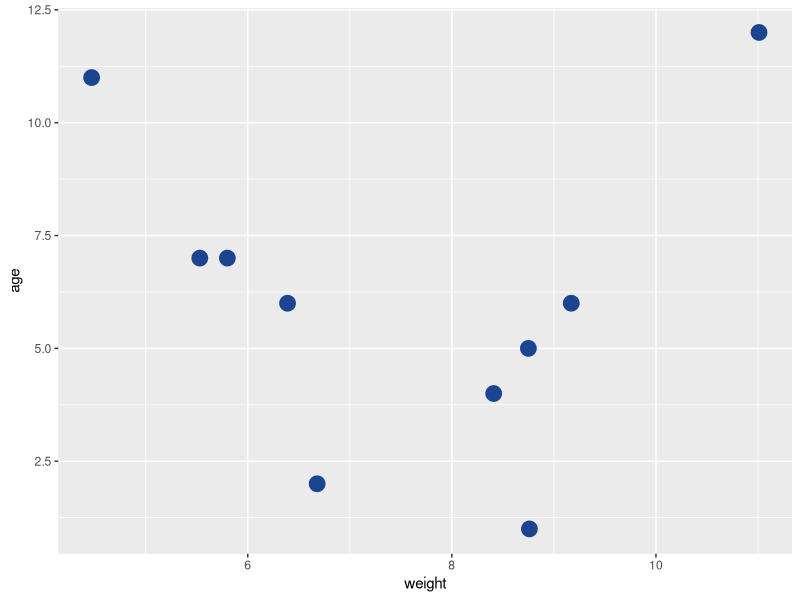
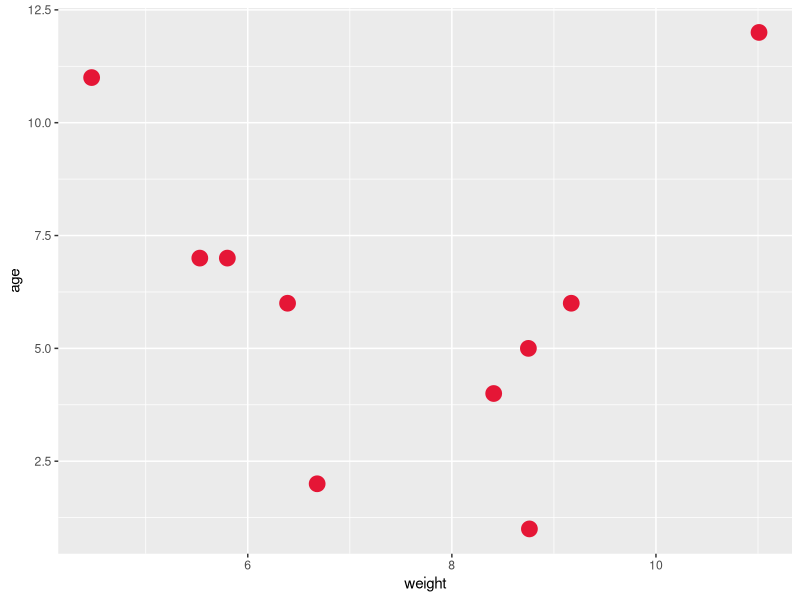
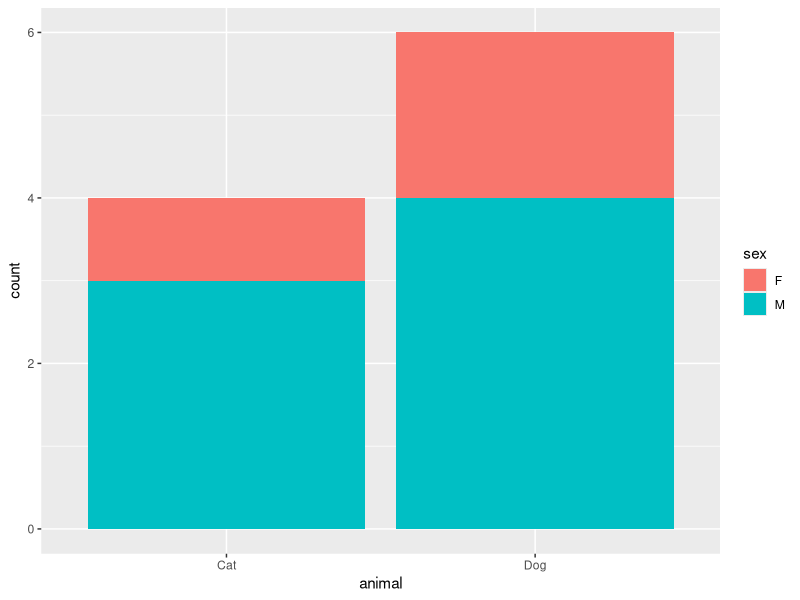
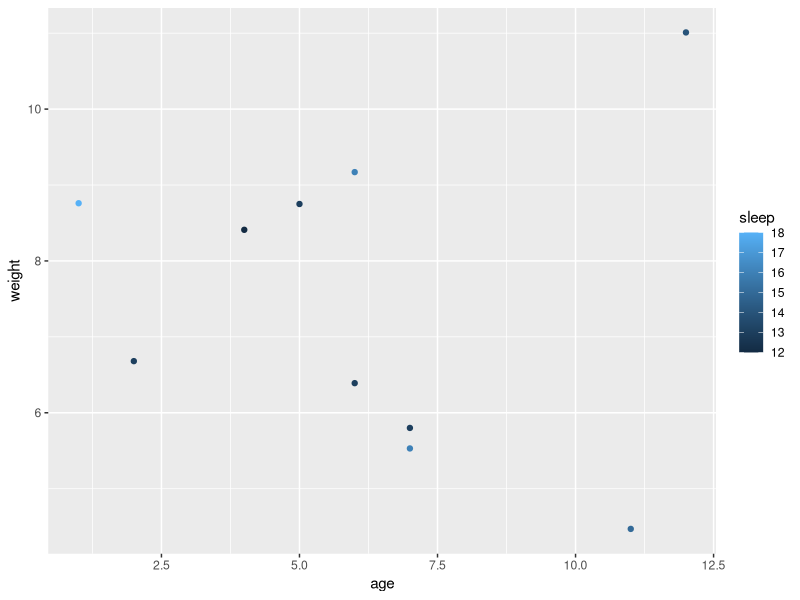
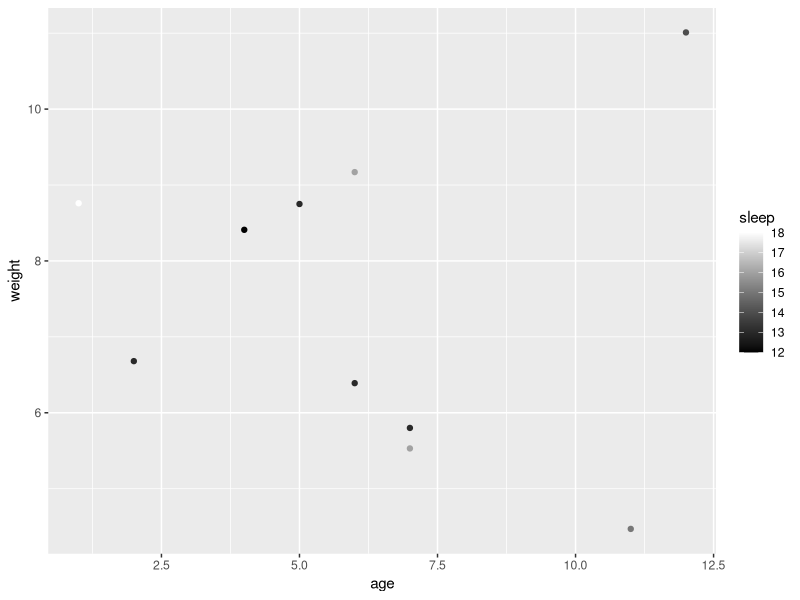
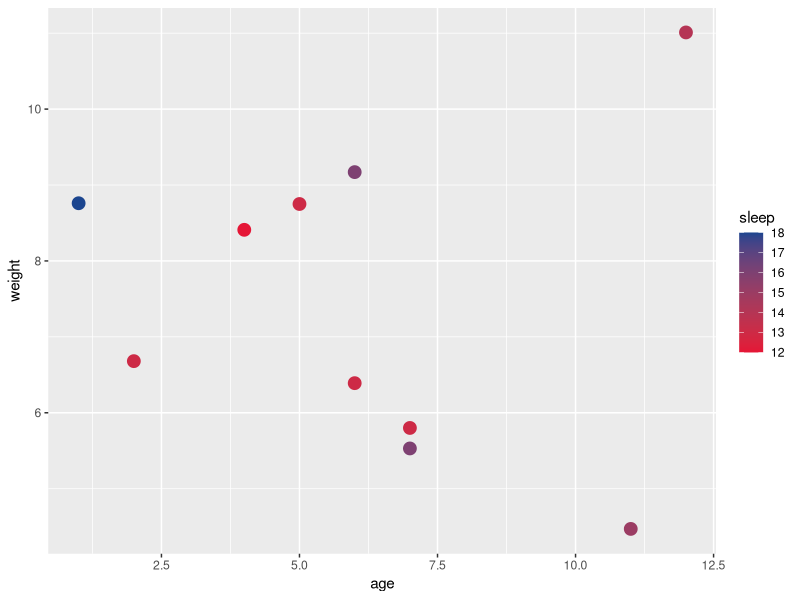
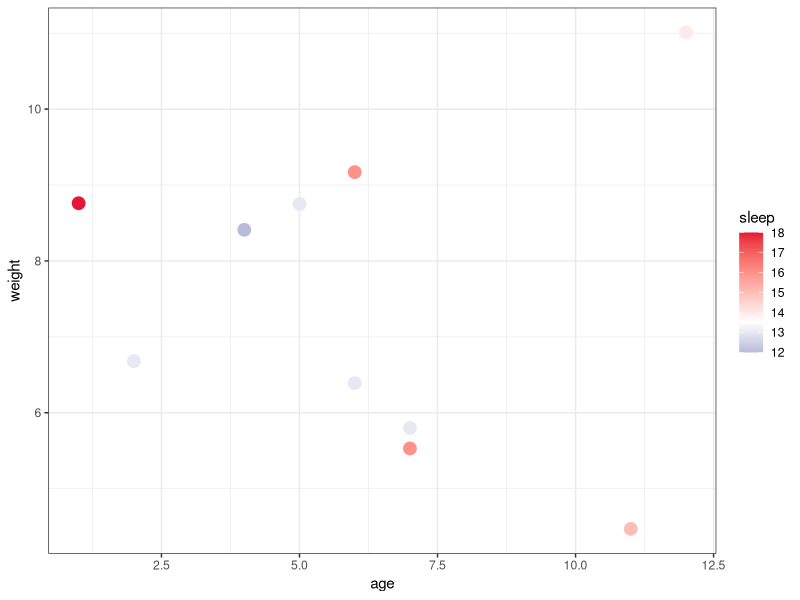
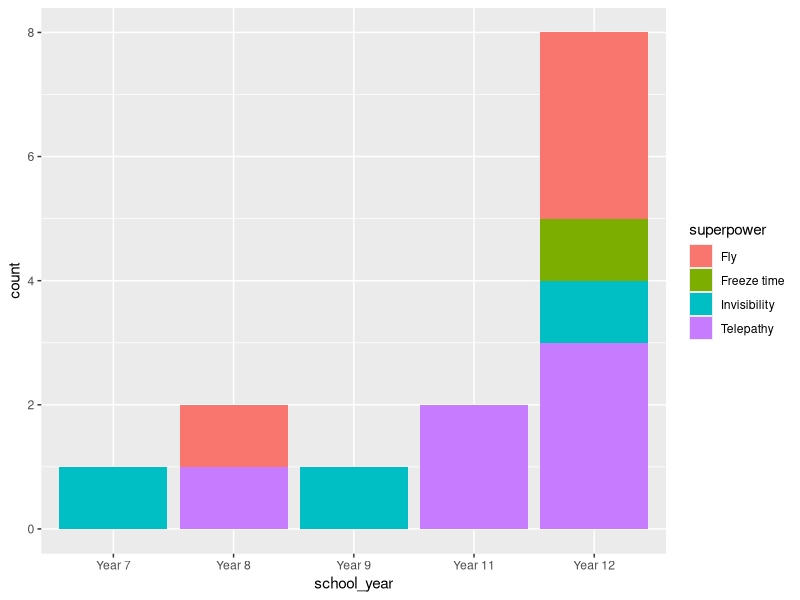

The R script that drew these images, in order:
## ---- chunk 1
library(tidyverse)
## ---- chunk 2
pets <- read_csv("data/pets.csv")
## ---- chunk 3
pets %>% 
  ggplot(aes(x = weight,
             y = age)) +
  geom_point(colour = "#1b458f", size = 5)
## ---- chunk 4
pets %>% 
  ggplot(aes(x = weight,
             y = age)) +
  geom_point(colour = "#e51636", size = 5)
## ---- chunk 5
pets %>% 
  ggplot(aes(x = animal, 
             fill = sex)) +
  geom_bar()
## ---- chunk 6
pets %>% 
  ggplot(aes(x = age,
             y = weight,
             colour = sleep)) +
  geom_point()
## ---- chunk 7
pets %>% 
  ggplot(aes(x = age,
             y = weight,
             colour = sleep)) +
  geom_point() +
  scale_color_gradient(high = "grey100",
                       low = "grey0")
## ---- chunk 8
pets %>% 
  ggplot(aes(x = age,
             y = weight,
             colour = sleep)) +
  geom_point(size = 4) +
  scale_color_gradient(high = "#1b458f",
                       low = "#e51636")
## ---- chunk 9
pets %>% 
  ggplot(aes(x = age,
             y = weight,
             colour = sleep)) +
  geom_point(size = 4) +
  scale_color_gradient2(low = "#1b458f",
                        mid = "white",
                        high = "#e51636",
                        midpoint = median(pets$sleep)) +
  theme_bw()
## ---- chunk 10
students <- read_csv("data/students.csv")
## ---- chunk 11
students <- students %>% 
  mutate(school_year = factor(school_year,
         levels = c("Year 7",
                    "Year 8",
                    "Year 9",
                    "Year 10",
                    "Year 11",
                    "Year 12")))
## ---- chunk 12
students %>% 
  ggplot(aes(x = school_year,
             fill = superpower)) +
  geom_bar()
## ---- chunk 13
students %>% 
  distinct(superpower) %>% 
  pull()

students %>% 
  ggplot(aes(x = school_year,
             fill = superpower)) +
  geom_bar() +
  scale_fill_manual(
    values = c(
      "Fly" = "#1b458f",
      "Freeze time" = "white",
      "Invisibility" = "orange",
      "Telepathy" = "#e51636"
    )
  )
## ---- chunk 14
pets %>% 
  ggplot(aes(x = weight,
             y = age,
             colour = sleep)) +
  geom_point() +
  scale_color_distiller(palette = "RdPu")
## ---- chunk 15
students %>% 
  ggplot(aes(x = school_year,
             fill = superpower)) +
  geom_bar() +
  scale_fill_brewer(palette = "Set1")
## ---- chunk 16
students %>% 
  ggplot(aes(x = school_year,
             fill = superpower)) +
  geom_bar() +
  theme_minimal()
## ---- chunk 17
students %>% 
  ggplot(aes(x = school_year,
             fill = superpower)) +
  geom_bar() +
  theme(axis.text = element_text(size = 16))
## ---- chunk 18
students %>% 
  ggplot(aes(x = school_year,
             fill = superpower)) +
  geom_bar() +
  theme(axis.text = element_text(face = "bold"))
## ---- chunk 19
students %>% 
  ggplot(aes(x = favorite_school_subject)) +
  geom_bar() +
  theme(axis.text.x = element_text(angle = 45,
                                   hjust = 1))
## ---- chunk 20
students %>% 
  ggplot(aes(x = favorite_school_subject)) +
  geom_bar() +
  coord_flip()
## ---- chunk 21
scottish_exports <- read_csv("data/scottish_exports.csv")
